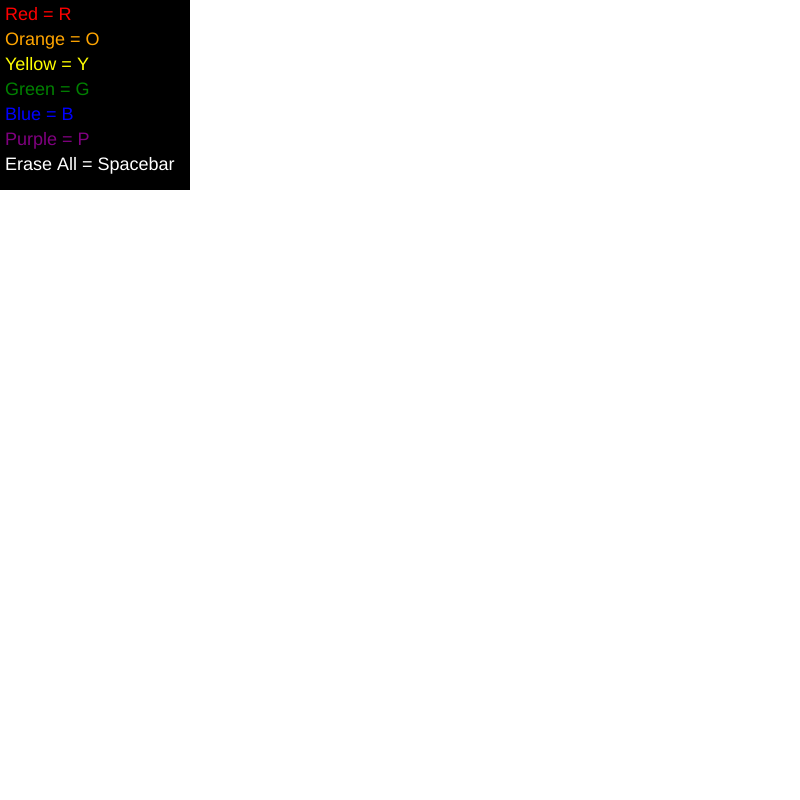
Frame 1 (no input)
Frame 60 (no input): identical to frame 1, image omitted
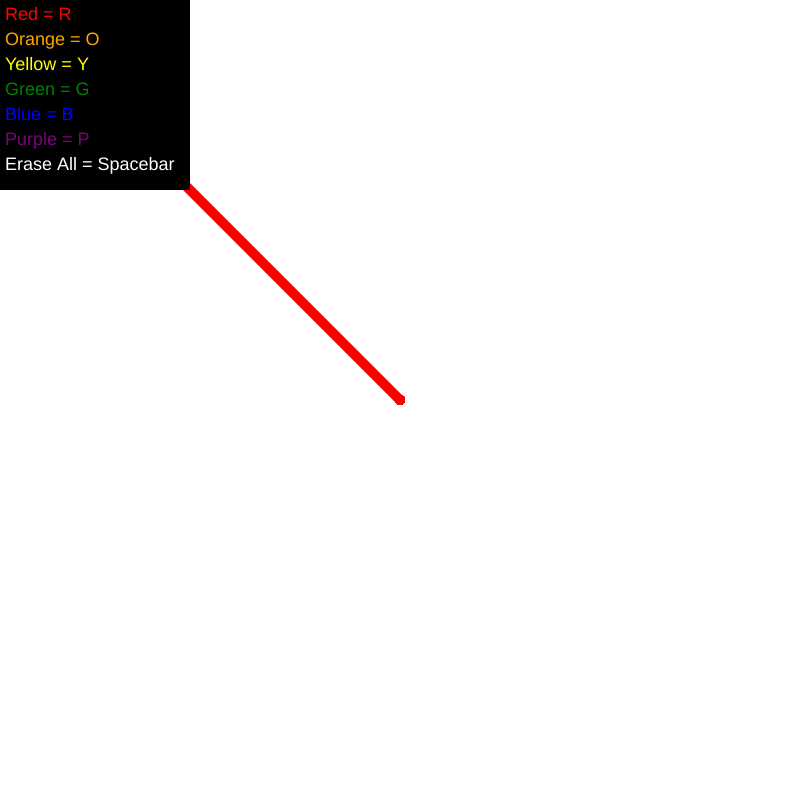
Frame 120 (the mouse pressed at the canvas centre since frame 60)

The p5.js sketch that drew these frames (run headless with seeded random() and noise() and a simulated clock; from frame 60 on, the mouse is pressed at the canvas centre):

// p5.js sketch
// ── sketch.js
// Global Variables
let brush = 1;
let shade = 0;
let leftmarg = 5;

// Global Colours
let red = 0
let orange = 25%360
let yellow = 60%360
let green = 100%360
let blue = 225%360
let purple = 275%360

// Setup Function
function setup() {
  createCanvas(800, 800);
  background(255);
  menu();
  strokeWeight(10);
  colorMode(HSB);
}

function draw() {
  // Check if user has pressed the mouse
  if (mouseIsPressed) {
    menu();
    noStroke();
    stroke(shade, 100, 100);
    
    if (brush == 1) {
      brush1();
    }
    
    else if (brush == 2) {
      brush2();
    }
    
    else if (brush == 3) {
      brush3();
    }
    
    else if (brush == 4) {
      brush4();
    }
  }
}

function keyPressed() {
  // Change Brush Modes
  if (key == "1") {
    brush = 1;
  }
  
  else if (key == "2") {
    brush = 2;
  }
  
  else if (key == "3") {
    brush = 3;
  }
  
  else if (key == "4") {
    brush = 4;
  }
  
  // Change Colour Using First Letter
  else if (key == "r") {
    shade = red;
  }
  
  else if (key == "o") {
    shade = orange;
  }
  
  else if (key == "y") {
    shade = yellow;
  }
  
  else if (key == "g") {
    shade = green;
  }
  
  else if (key == "b") {
    shade = blue;
  }
  
  else if (key == "p") {
    shade = purple;
  }
  
  // Change Brush Size
  else if (key == "+") {
    strokeWeight=(strokeWeight+25);
  }
  
  // Erase All
  else if (key == " ") {
    background(255);
    menu();
  }
}

function menu() {
  noStroke()
  textSize(18);
  fill('black')
  square(0, 0, 190);
  fill('red');
  text('Red = R', leftmarg, 20);
  fill('orange');
  text('Orange = O', leftmarg, 45);
  fill('yellow');
  text('Yellow = Y', leftmarg, 70);
  fill('green');
  text('Green = G', leftmarg, 95);
  fill('blue');
  text('Blue = B', leftmarg, 120);
  fill('purple');
  text('Purple = P', leftmarg, 145);
  fill('white');
  text('Erase All = Spacebar', leftmarg, 170)
}

// Brush 1: Simple line brush
function brush1() {
  stroke(shade, 100, 100);
  line(pmouseX, pmouseY, mouseX, mouseY);
}

function brush2() {
  strokeWeight(10);
  stroke(shade, 100, 100); // No border for the shape
  fill(255, 0, 0, 25); // Set fill color to semi-transparent red
  ellipse(mouseX, mouseY, 10, 10); // Draw a circle at the mouse pos
}

function brush3() {
  fill(0, 0, 255, 50);
  for (let i = 0; i < 2; i++) { // Draws 2 circles per farame
    let offsetX = random(-15, 15); // Random horizontal offset
    let offsetY = random(-15, 15); // Random vertical offset
    ellipse(mouseX + offsetX, mouseY + offsetY, 2, 2); // Draws circles
  }
}

function brush4() {
  strokeWeight(5); // Not as thick as others
  let amplitude = 10; // Sets height of lines
  let frequency = 25; // Sets how fast the lines rotate
  let yOffset = sin(frameCount * frequency) * amplitude; // Calculate vertical offset based on frame count using sin wave
  line(pmouseX, pmouseY + yOffset, mouseX, mouseY - yOffset); //
}
